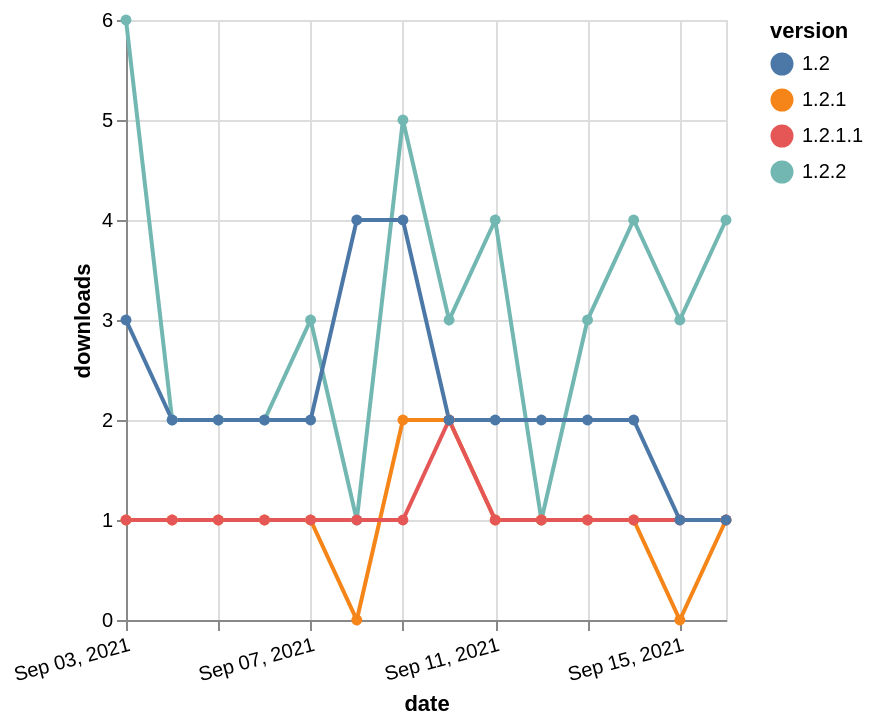

Specify this chart in Vega-Lite:
### Vega-Lite specification from a JSON file in a GitHub repository (floating-point values rounded to 4 significant figures)
{"$schema": "https://vega.github.io/schema/vega-lite/v5.json", "description": "A simple bar chart with embedded data.", "data": {"values": [{"date": "2021-09-03", "total": 1295, "delta": 6, "version": "1.2.2"}, {"date": "2021-09-04", "total": 1297, "delta": 2, "version": "1.2.2"}, {"date": "2021-09-05", "total": 1299, "delta": 2, "version": "1.2.2"}, {"date": "2021-09-06", "total": 1301, "delta": 2, "version": "1.2.2"}, {"date": "2021-09-07", "total": 1304, "delta": 3, "version": "1.2.2"}, {"date": "2021-09-08", "total": 1305, "delta": 1, "version": "1.2.2"}, {"date": "2021-09-09", "total": 1310, "delta": 5, "version": "1.2.2"}, {"date": "2021-09-10", "total": 1313, "delta": 3, "version": "1.2.2"}, {"date": "2021-09-11", "total": 1317, "delta": 4, "version": "1.2.2"}, {"date": "2021-09-12", "total": 1318, "delta": 1, "version": "1.2.2"}, {"date": "2021-09-13", "total": 1321, "delta": 3, "version": "1.2.2"}, {"date": "2021-09-14", "total": 1325, "delta": 4, "version": "1.2.2"}, {"date": "2021-09-15", "total": 1328, "delta": 3, "version": "1.2.2"}, {"date": "2021-09-16", "total": 1332, "delta": 4, "version": "1.2.2"}, {"date": "2021-09-03", "total": 306, "delta": 1, "version": "1.2.1"}, {"date": "2021-09-04", "total": 307, "delta": 1, "version": "1.2.1"}, {"date": "2021-09-05", "total": 308, "delta": 1, "version": "1.2.1"}, {"date": "2021-09-06", "total": 309, "delta": 1, "version": "1.2.1"}, {"date": "2021-09-07", "total": 310, "delta": 1, "version": "1.2.1"}, {"date": "2021-09-08", "total": 310, "delta": 0, "version": "1.2.1"}, {"date": "2021-09-09", "total": 312, "delta": 2, "version": "1.2.1"}, {"date": "2021-09-10", "total": 314, "delta": 2, "version": "1.2.1"}, {"date": "2021-09-11", "total": 315, "delta": 1, "version": "1.2.1"}, {"date": "2021-09-12", "total": 316, "delta": 1, "version": "1.2.1"}, {"date": "2021-09-13", "total": 317, "delta": 1, "version": "1.2.1"}, {"date": "2021-09-14", "total": 318, "delta": 1, "version": "1.2.1"}, {"date": "2021-09-15", "total": 318, "delta": 0, "version": "1.2.1"}, {"date": "2021-09-16", "total": 319, "delta": 1, "version": "1.2.1"}, {"date": "2021-09-03", "total": 229, "delta": 1, "version": "1.2.1.1"}, {"date": "2021-09-04", "total": 230, "delta": 1, "version": "1.2.1.1"}, {"date": "2021-09-05", "total": 231, "delta": 1, "version": "1.2.1.1"}, {"date": "2021-09-06", "total": 232, "delta": 1, "version": "1.2.1.1"}, {"date": "2021-09-07", "total": 233, "delta": 1, "version": "1.2.1.1"}, {"date": "2021-09-08", "total": 234, "delta": 1, "version": "1.2.1.1"}, {"date": "2021-09-09", "total": 235, "delta": 1, "version": "1.2.1.1"}, {"date": "2021-09-10", "total": 237, "delta": 2, "version": "1.2.1.1"}, {"date": "2021-09-11", "total": 238, "delta": 1, "version": "1.2.1.1"}, {"date": "2021-09-12", "total": 239, "delta": 1, "version": "1.2.1.1"}, {"date": "2021-09-13", "total": 240, "delta": 1, "version": "1.2.1.1"}, {"date": "2021-09-14", "total": 241, "delta": 1, "version": "1.2.1.1"}, {"date": "2021-09-15", "total": 242, "delta": 1, "version": "1.2.1.1"}, {"date": "2021-09-16", "total": 243, "delta": 1, "version": "1.2.1.1"}, {"date": "2021-09-03", "total": 3595, "delta": 3, "version": "1.2"}, {"date": "2021-09-04", "total": 3597, "delta": 2, "version": "1.2"}, {"date": "2021-09-05", "total": 3599, "delta": 2, "version": "1.2"}, {"date": "2021-09-06", "total": 3601, "delta": 2, "version": "1.2"}, {"date": "2021-09-07", "total": 3603, "delta": 2, "version": "1.2"}, {"date": "2021-09-08", "total": 3607, "delta": 4, "version": "1.2"}, {"date": "2021-09-09", "total": 3611, "delta": 4, "version": "1.2"}, {"date": "2021-09-10", "total": 3613, "delta": 2, "version": "1.2"}, {"date": "2021-09-11", "total": 3615, "delta": 2, "version": "1.2"}, {"date": "2021-09-12", "total": 3617, "delta": 2, "version": "1.2"}, {"date": "2021-09-13", "total": 3619, "delta": 2, "version": "1.2"}, {"date": "2021-09-14", "total": 3621, "delta": 2, "version": "1.2"}, {"date": "2021-09-15", "total": 3622, "delta": 1, "version": "1.2"}, {"date": "2021-09-16", "total": 3623, "delta": 1, "version": "1.2"}]}, "width": "container", "mark": {"type": "line", "point": {"filled": true}}, "encoding": {"x": {"field": "date", "type": "temporal", "timeUnit": "yearmonthdate", "title": "date", "axis": {"labelAngle": -15}}, "y": {"field": "delta", "type": "quantitative", "title": "downloads"}, "color": {"field": "version", "type": "nominal"}, "tooltip": {"field": "delta"}}}
